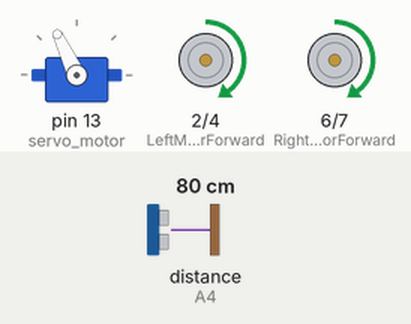
Recording of a sketch running on a simulated Arduino Uno, built with avr-gcc and run on an emulated ATmega328P. On the bench: servo, motor-driver pin pairs drawn as motors (green arrow = first pin HIGH = forward, orange = second pin HIGH = backward, longer = more drive, scaled by the enable pin). The test bench sets the inputs (shaded band); at power-on: distance to the obstacle (sensor on A4) 80 cm. The echo pulse lasts 58.3 µs per cm.

Above: at 3.9 s.
4.0 s: distance to the obstacle (sensor on A4) set to 23 cm
5.5 s: distance to the obstacle (sensor on A4) set to 19 cm
At 7.1 s:
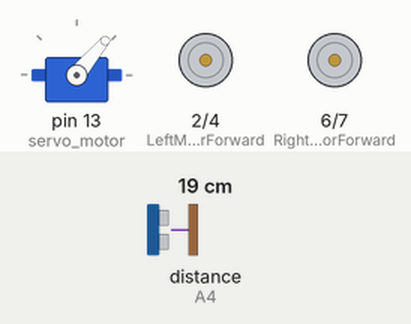
11.5 s: distance to the obstacle (sensor on A4) set to 35 cm
At 12.5 s:
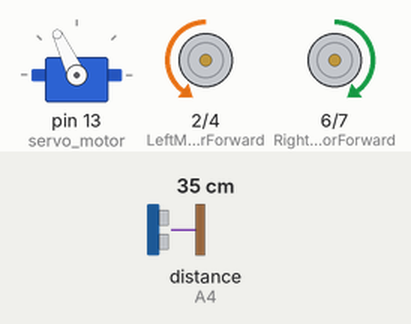
14.1 s: distance to the obstacle (sensor on A4) set to 2 cm
At 16.5 s:
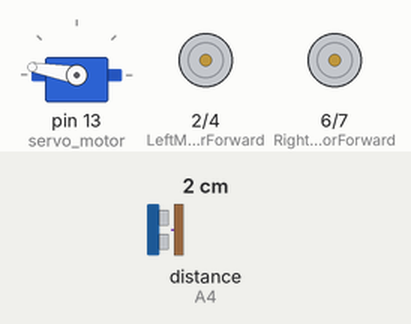
Timing chart, 0 to 18.1 s (numbered marks = the images above; inputs shaded):
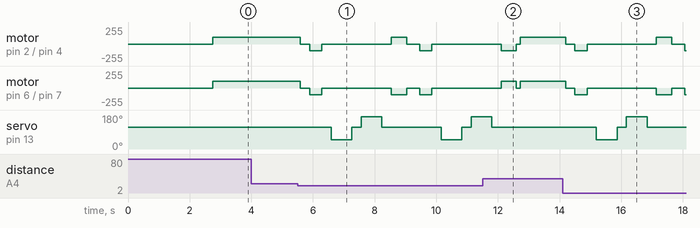

Measured:
- the behaviour switches between 21 and 20 cm on distance to the obstacle (sensor on A4) (found by bisection; images 0 and 1)
- after the input at 4.0 s, every drawn part: stays the same
- after the input at 11.5 s, servo on pin 13 (servo_motor): goes on until 11.8 s, then stays 115°

The sketch:

Obstacle_Avoidance_Car.ino
```cpp
#include <Servo.h>          //standard library for the servo
#include <NewPing.h>        //for the Ultrasonic sensor function library.

//L298N motor control pins
const int LeftMotorForward = 2;
const int LeftMotorBackward = 4;
const int RightMotorForward = 6;
const int RightMotorBackward = 7;

#define EN_Right_Speed 5
#define EN_Left_Speed 3


//sensor pins
#define trig_pin A3 //analog input 1
#define echo_pin A4 //analog input 2

#define maximum_distance 200
boolean goesForward = false;
int distance = 100;

NewPing sonar(trig_pin, echo_pin, maximum_distance); //sensor function
Servo servo_motor;

void setup(){

  pinMode(RightMotorForward, OUTPUT);
  pinMode(LeftMotorForward, OUTPUT);
  pinMode(LeftMotorBackward, OUTPUT);
  pinMode(RightMotorBackward, OUTPUT);

    analogWrite(EN_Right_Speed, 100);
  analogWrite(EN_Left_Speed, 100);

  servo_motor.attach(13); //our servo pin

  servo_motor.write(115);
  delay(2000);
  distance = readPing();
  delay(100);
  distance = readPing();
  delay(100);
  distance = readPing();
  delay(100);
  distance = readPing();
  delay(100);
}

void loop(){

  int distanceRight = 0;
  int distanceLeft = 0;
  delay(50);

  if (distance <= 20){
    moveStop();
    delay(300);
    moveBackward();
    delay(400);
    moveStop();
    delay(300);
    distanceRight = lookRight();
    delay(300);
    distanceLeft = lookLeft();
    delay(300);

    if (distance >= distanceLeft){
      turnRight();
      moveStop();
    }
    else{
      turnLeft();
      moveStop();
    }
  }
  else{
    moveForward();
  }
    distance = readPing();
}

int lookRight(){
  servo_motor.write(50);
 delay(500);
  int distance = readPing();
  delay(100);
  servo_motor.write(115);
  return distance;
}

int lookLeft(){
  servo_motor.write(170);
  delay(500);
  int distance = readPing();
  delay(100);
  servo_motor.write(115);
  return distance;
  delay(100);
}

int readPing(){
  delay(70);
  int cm = sonar.ping_cm();
  if (cm==0){
    cm=250;
  }
  return cm;
}

void moveStop(){

  digitalWrite(RightMotorForward, LOW);
  digitalWrite(LeftMotorForward, LOW);
  digitalWrite(RightMotorBackward, LOW);
  digitalWrite(LeftMotorBackward, LOW);
}

void moveForward(){

  if(!goesForward){

    goesForward=true;

    digitalWrite(LeftMotorForward, HIGH);
    digitalWrite(RightMotorForward, HIGH);

    digitalWrite(LeftMotorBackward, LOW);
    digitalWrite(RightMotorBackward, LOW);
  }
}

void moveBackward(){

  goesForward=false;

  digitalWrite(LeftMotorBackward, HIGH);
  digitalWrite(RightMotorBackward, HIGH);

  digitalWrite(LeftMotorForward, LOW);
  digitalWrite(RightMotorForward, LOW);

}

void turnRight(){

  digitalWrite(LeftMotorForward, HIGH);
  digitalWrite(RightMotorBackward, HIGH);

  digitalWrite(LeftMotorBackward, LOW);
  digitalWrite(RightMotorForward, LOW);

  delay(500);

  digitalWrite(LeftMotorForward, HIGH);
  digitalWrite(RightMotorForward, HIGH);

  digitalWrite(LeftMotorBackward, LOW);
  digitalWrite(RightMotorBackward, LOW);


}

void turnLeft(){

  digitalWrite(LeftMotorBackward, HIGH);
  digitalWrite(RightMotorForward, HIGH);

  digitalWrite(LeftMotorForward, LOW);
  digitalWrite(RightMotorBackward, LOW);

  delay(500);

  digitalWrite(LeftMotorForward, HIGH);
  digitalWrite(RightMotorForward, HIGH);

  digitalWrite(LeftMotorBackward, LOW);
  digitalWrite(RightMotorBackward, LOW);
}
```
